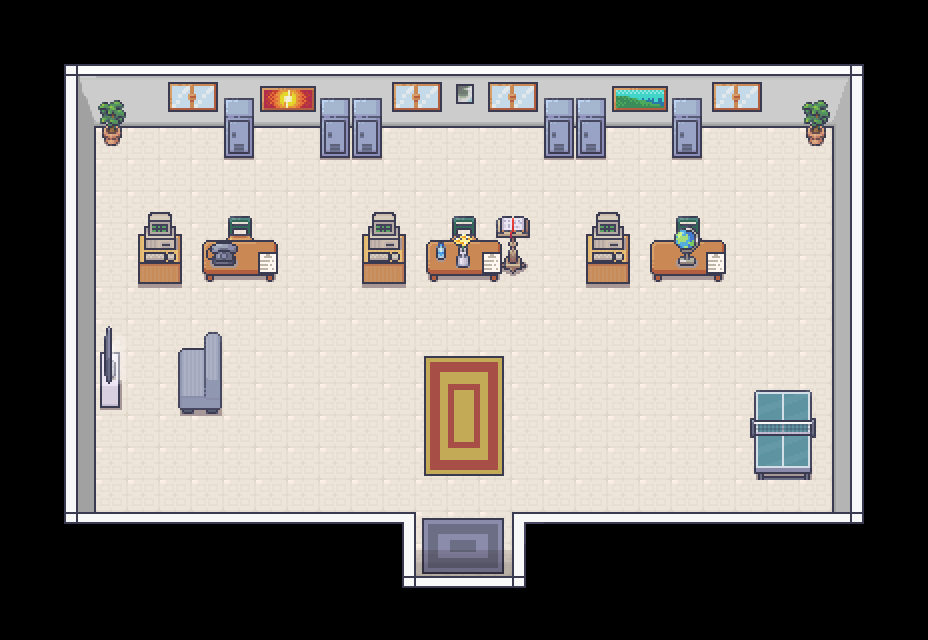

This is a level from a 2D game, rendered from its Tiled map with the project's own tilesets. A one-line summary and the map file follow, with tile-layer data summarised:
An orthogonal 29x20 tile map with 32x32 px tiles, 7 tile layers (Piso, Tapetes, Paredes, Mobilia, ...), 4 tilesets and 25 objects (player_spawn, npc_a, npc_b, npc_c, mesa_ping-pong, ...).

<map version="1.10" tiledversion="1.10.2" orientation="orthogonal" renderorder="right-down" width="29" height="20" tilewidth="32" tileheight="32" infinite="0" nextlayerid="13" nextobjectid="36">
 <tileset firstgid="1" source="tileset_paredes.tsx" />
 <tileset firstgid="8285" source="tileset_generic.tsx" />
 <tileset firstgid="9533" source="tileset_basement.tsx" />
 <tileset firstgid="10333" source="tileset_biblioteca.tsx" />
 <layer id="1" name="Piso" width="29" height="20">
  <data>[580 cells, 364 non-empty, 2 distinct tile ids]</data>
 </layer>
 <layer id="2" name="Tapetes" width="29" height="20">
  <data>[580 cells, 18 non-empty, 18 distinct tile ids]</data>
 </layer>
 <objectgroup id="11" name="personagens">
  <object id="30" name="player_spawn" x="468" y="543.583">
   <point />
  </object>
 </objectgroup>
 <layer id="3" name="Paredes" width="29" height="20">
  <data>[580 cells, 106 non-empty, 20 distinct tile ids]</data>
 </layer>
 <layer id="4" name="Mobilia" width="29" height="20">
  <data>[580 cells, 104 non-empty, 55 distinct tile ids]</data>
 </layer>
 <layer id="5" name="PS Superior" width="29" height="20">
  <data>[580 cells, 76 non-empty, 9 distinct tile ids]</data>
 </layer>
 <layer id="6" name="PS Superior 2" width="29" height="20">
  <data>[580 cells, 53 non-empty, 23 distinct tile ids]</data>
 </layer>
 <objectgroup id="12" name="NPC">
  <object id="33" name="npc_a" x="687.375" y="223.625">
   <point />
  </object>
  <object id="34" name="npc_b" x="463.25" y="223">
   <point />
  </object>
  <object id="35" name="npc_c" x="240.75" y="223.875">
   <point />
  </object>
 </objectgroup>
 <layer id="7" name="Blocos Colisores" width="29" height="20" opacity="0" offsetx="138" offsety="100">
  <properties>
   <property name="solid" type="bool" value="true" />
  </properties>
  <data>[580 cells, 72 non-empty, 1 distinct tile ids]</data>
 </layer>
 <objectgroup id="9" name="ObjetosColisores">
  <object id="7" name="mesa_ping-pong" x="749.636" y="390" width="66.3636" height="89.8182" />
  <object id="8" name="planta_a" x="801" y="95.6667" width="28.6667" height="50.3333" />
  <object id="9" name="cofre_a" x="672.152" y="97.6667" width="29.8788" height="60.4848" />
  <object id="10" name="mesa_stand_a" x="649" y="240.014" width="76.6667" height="41.3188" />
  <object id="11" name="mesa_stand_b" x="425.797" y="239.986" width="76" height="41.3478" />
  <object id="12" name="mesa_stand_c" x="201.333" y="239.75" width="77.3333" height="41.5833" />
  <object id="13" name="cadeira_a" x="674.058" y="215.971" width="28.1818" height="23.6377" />
  <object id="14" name="cadeira_b" x="450.125" y="215.886" width="27.8523" height="24.1832" />
  <object id="15" name="cadeira_c" x="225.727" y="215.704" width="28" height="23.6377" />
  <object id="16" name="sofa_a" x="178.182" y="331.903" width="43.6364" height="82.125" />
  <object id="19" name="cofre_b" x="575.97" y="97.5758" width="29.8788" height="60.4848" />
  <object id="20" name="cofre_d" x="351.97" y="97.394" width="29.8788" height="60.4848" />
  <object id="21" name="cofre_c" x="543.981" y="97.8258" width="29.8788" height="60.4848" />
  <object id="22" name="cofre_e" x="320.152" y="98.1212" width="29.8788" height="60.4848" />
  <object id="23" name="cofre_f" x="223.788" y="98.1212" width="29.8788" height="60.4848" />
  <object id="24" name="computador_a" x="586" y="211.818" width="44.0909" height="72.3636" />
  <object id="25" name="computador_b" x="361.591" y="211.455" width="44.0909" height="72.3636" />
  <object id="26" name="computador_c" x="137.955" y="211.636" width="44.0909" height="72.3636" />
  <object id="27" name="planta_b" x="97.5303" y="95.7424" width="28.6667" height="50.3333" />
  <object id="28" name="atril" x="496.106" y="215.337" width="33.9697" height="58.3902" />
  <object id="29" name="raque" x="100" y="352" width="19.8182" height="55.7273" />
 </objectgroup>
</map>
